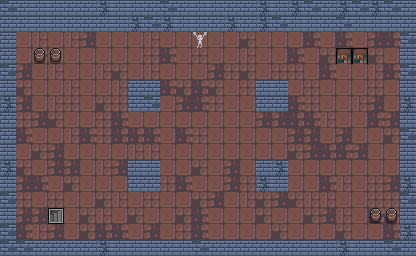

Tiled map render using the project's own tile images. Description and the whole map definition, tile-layer contents included, below:
An orthogonal 26x16 tile map with 16x16 px tiles, 3 tile layers (floor, walls, decor) and 6 objects (player, camera, chest, npc/slime, travel, ...).

<map version="1.10" tiledversion="1.11.0" orientation="orthogonal" renderorder="right-down" width="26" height="16" tilewidth="16" tileheight="16" infinite="0" nextlayerid="5" nextobjectid="7">
 <properties>
  <property name="title" value="The cellar" />
 </properties>
 <tileset firstgid="1" source="tiles.tsx" />
 <layer id="1" name="floor" width="26" height="16">
  <properties><property name="renderLayer" value="floor" /></properties>
  <data encoding="csv">
0,0,0,0,0,0,0,0,0,0,0,0,0,0,0,0,0,0,0,0,0,0,0,0,0,0,
0,0,0,0,0,0,0,0,0,0,0,0,0,0,0,0,0,0,0,0,0,0,0,0,0,0,
0,13,22,13,22,30,13,13,13,22,13,13,13,13,13,21,13,13,13,31,13,31,13,30,31,0,
0,13,22,13,13,13,13,13,13,12,31,13,12,13,13,22,13,13,31,13,21,31,13,21,13,0,
0,30,13,22,13,13,22,21,13,22,13,13,13,30,12,21,13,12,12,13,31,13,13,22,31,0,
0,21,13,13,22,13,13,22,0,0,31,21,31,21,13,12,0,0,13,12,13,13,13,12,13,0,
0,30,13,22,12,13,21,12,0,0,13,30,31,12,13,13,0,0,31,12,13,13,22,30,13,0,
0,12,30,21,13,13,12,31,13,13,13,13,13,13,13,13,30,30,31,31,22,13,13,31,30,0,
0,31,13,13,22,31,12,31,31,31,13,31,12,13,13,13,13,13,30,30,13,30,13,13,21,0,
0,13,21,30,13,13,13,13,22,22,13,13,13,13,13,13,13,13,21,30,31,31,30,13,13,0,
0,21,13,30,30,13,22,30,0,0,13,13,21,13,30,13,0,0,13,13,13,13,13,13,13,0,
0,30,31,13,21,13,13,13,0,0,12,31,13,13,30,12,0,0,13,13,31,22,13,12,30,0,
0,12,13,12,13,13,21,22,13,12,13,13,21,30,13,22,21,30,21,22,22,13,13,12,12,0,
0,30,30,22,13,21,22,13,21,13,13,21,31,13,13,13,21,13,13,21,30,22,13,31,21,0,
0,31,22,30,13,21,31,31,13,30,13,12,31,13,13,13,13,21,13,13,13,21,13,13,31,0,
0,0,0,0,0,0,0,0,0,0,0,0,0,0,0,0,0,0,0,0,0,0,0,0,0,0
</data>
 </layer>
 <layer id="2" name="walls" width="26" height="16">
  <properties><property name="renderLayer" value="floor" /></properties>
  <data encoding="csv">
52,44,43,43,44,44,54,43,43,44,52,44,43,43,44,44,54,43,54,52,44,54,52,54,52,44,
44,44,43,43,44,44,44,43,54,52,54,43,43,44,54,44,54,52,43,43,44,52,43,43,43,44,
44,0,0,0,0,0,0,0,0,0,0,0,0,0,0,0,0,0,0,0,0,0,0,0,0,52,
44,0,0,0,0,0,0,0,0,0,0,0,0,0,0,0,0,0,0,0,0,0,0,0,0,43,
52,0,0,0,0,0,0,0,0,0,0,0,0,0,0,0,0,0,0,0,0,0,0,0,0,52,
43,0,0,0,0,0,0,0,44,44,0,0,0,0,0,0,43,43,0,0,0,0,0,0,0,43,
54,0,0,0,0,0,0,0,44,52,0,0,0,0,0,0,44,44,0,0,0,0,0,0,0,54,
44,0,0,0,0,0,0,0,0,0,0,0,0,0,0,0,0,0,0,0,0,0,0,0,0,43,
44,0,0,0,0,0,0,0,0,0,0,0,0,0,0,0,0,0,0,0,0,0,0,0,0,52,
43,0,0,0,0,0,0,0,0,0,0,0,0,0,0,0,0,0,0,0,0,0,0,0,0,43,
54,0,0,0,0,0,0,0,43,43,0,0,0,0,0,0,43,54,0,0,0,0,0,0,0,43,
43,0,0,0,0,0,0,0,44,44,0,0,0,0,0,0,54,43,0,0,0,0,0,0,0,54,
52,0,0,0,0,0,0,0,0,0,0,0,0,0,0,0,0,0,0,0,0,0,0,0,0,52,
43,0,0,0,0,0,0,0,0,0,0,0,0,0,0,0,0,0,0,0,0,0,0,0,0,43,
52,0,0,0,0,0,0,0,0,0,0,0,0,0,0,0,0,0,0,0,0,0,0,0,0,54,
52,52,44,44,44,44,54,43,43,43,44,43,52,44,44,44,44,44,44,43,43,54,43,43,52,44
</data>
 </layer>
 <layer id="3" name="decor" width="26" height="16">
  <properties><property name="renderLayer" value="floor" /></properties>
  <data encoding="csv">
0,0,0,0,0,0,0,0,0,0,0,0,0,0,0,0,0,0,0,0,0,0,0,0,0,0,
0,0,0,0,0,0,0,0,0,0,0,0,0,0,0,0,0,0,0,0,0,0,0,0,0,0,
0,0,0,0,0,0,0,0,0,0,0,0,14,0,0,0,0,0,0,0,0,0,0,0,0,0,
0,0,2,2,0,0,0,0,0,0,0,0,0,0,0,0,0,0,0,0,0,3,3,0,0,0,
0,0,0,0,0,0,0,0,0,0,0,0,0,0,0,0,0,0,0,0,0,0,0,0,0,0,
0,0,0,0,0,0,0,0,0,0,0,0,0,0,0,0,0,0,0,0,0,0,0,0,0,0,
0,0,0,0,0,0,0,0,0,0,0,0,0,0,0,0,0,0,0,0,0,0,0,0,0,0,
0,0,0,0,0,0,0,0,0,0,0,0,0,0,0,0,0,0,0,0,0,0,0,0,0,0,
0,0,0,0,0,0,0,0,0,0,0,0,0,0,0,0,0,0,0,0,0,0,0,0,0,0,
0,0,0,0,0,0,0,0,0,0,0,0,0,0,0,0,0,0,0,0,0,0,0,0,0,0,
0,0,0,0,0,0,0,0,0,0,0,0,0,0,0,0,0,0,0,0,0,0,0,0,0,0,
0,0,0,0,0,0,0,0,0,0,0,0,0,0,0,0,0,0,0,0,0,0,0,0,0,0,
0,0,0,0,0,0,0,0,0,0,0,0,0,0,0,0,0,0,0,0,0,0,0,0,0,0,
0,0,0,29,0,0,0,0,0,0,0,0,0,0,0,0,0,0,0,0,0,0,0,2,2,0,
0,0,0,0,0,0,0,0,0,0,0,0,0,0,0,0,0,0,0,0,0,0,0,0,0,0,
0,0,0,0,0,0,0,0,0,0,0,0,0,0,0,0,0,0,0,0,0,0,0,0,0,0
</data>
 </layer>
 <objectgroup id="4" name="entities">
  <object id="1" name="player" type="player" x="88" y="224"><point /></object>
  <object id="2" name="camera" type="camera" x="24" y="32"><properties><property name="CameraFollow.target" type="object" value="1" /></properties><point /></object>
  <object id="3" name="chest" type="chest" x="328" y="96"><properties><property name="Chest.flag" value="chest.cellar" /></properties><point /></object>
  <object id="4" name="slime" type="npc/slime" x="296" y="128"><point /></object>
  <object id="5" name="to_town" type="travel" x="56" y="224"><properties><property name="Travel.area" value="town" /><property name="Travel.spawn" value="from_cellar" /></properties><point /></object>
  <object id="6" name="from_town" type="marker" x="88" y="224"><point /></object>
 </objectgroup>
</map>
